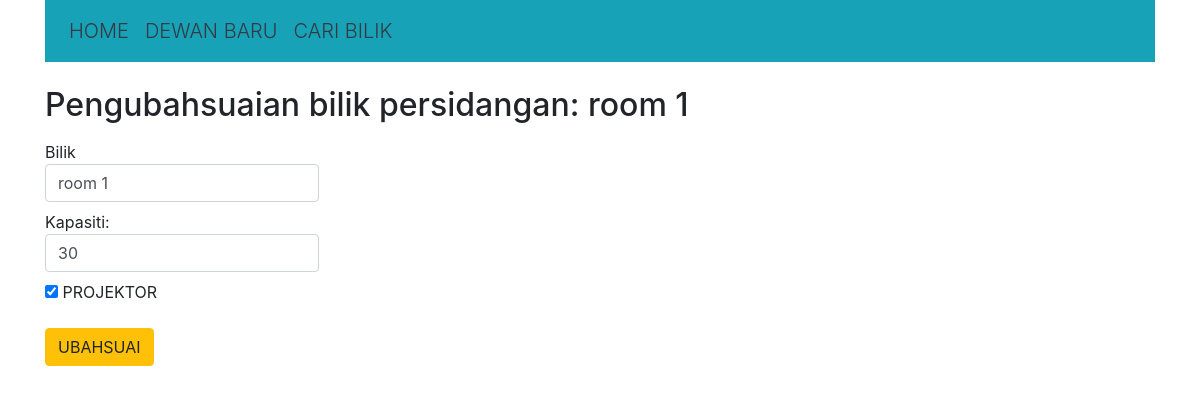
The page /room/modify/1 on the database as committed earlier.
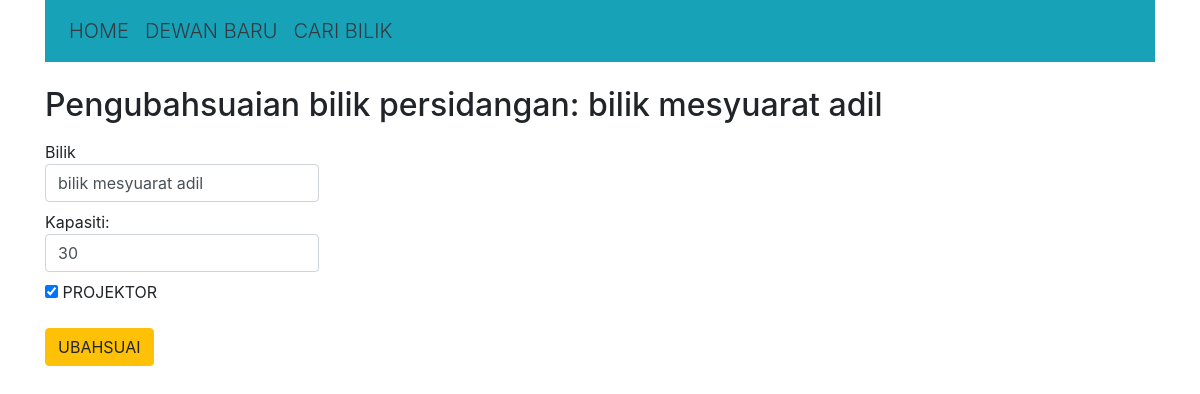
The same page on the database as committed later.
### booking_app/models.py (models this page shows, shortened)
class Room(models.Model):
    name = models.CharField(max_length=255)
    capacity = models.IntegerField()
    projector = models.BooleanField(default=True)

### booking_app/views.py (the view, shortened to what this page needs)
# urls.py: path('room/modify/<int:id>', ModifyView.as_view(), name='modify'),
class ModifyView(View):
    def get(self, request, id):
        room = Room.objects.get(pk=id)
        ctx = {
            "room": room,
        }
        return render(request, 'booking/modify.html', ctx)

### booking_app/templates/booking/modify.html (shortened to what this page needs)
{% extends 'booking/base.html' %}
{% block content %}
    <br/>
    <h2>Pengubahsuaian bilik persidangan: {{ room.name }}</h2>
    <form method="POST" action="#">
        <label>Bilik
            <input type="text" name="name" value="{{ room.name }}" class="form-control">
        </label>
        <br/>
        <label>Kapasiti:
            <input type="number" name="capacity", value="{{ room.capacity }}" class="form-control">
        </label>
        <br/>
        {% if room.projector == True %}
        <input type="checkbox" name="projector" checked="checked"> PROJEKTOR
        {% else %}
        <input type="checkbox" name="projector"> PROJEKTOR
        {% endif %}
        <br/>
        <br/>
        <input class="btn btn-warning" type="submit" value="UBAHSUAI">
    </form>
{% endblock %}

Rows that differ between the two databases and show on the page:
changed Room: name "room 1" → "bilik mesyuarat adil"
